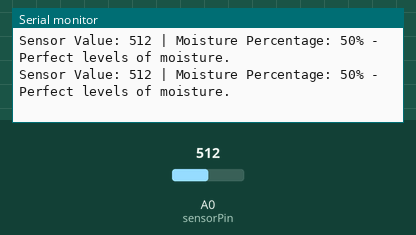
Recording of a sketch running on a simulated Arduino Uno, built with avr-gcc and run on an emulated ATmega328P. Parts: the last lines printed to the serial monitor. Inputs (shaded band) come from the test bench; at power-on: A0 (sensorPin) = 512.

Above: at 1.8 s.
1.9 s: A0 (sensorPin) set to 766
At 2.4 s:
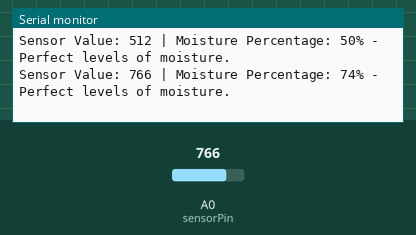
3.4 s: A0 (sensorPin) set to 789
At 4.8 s:
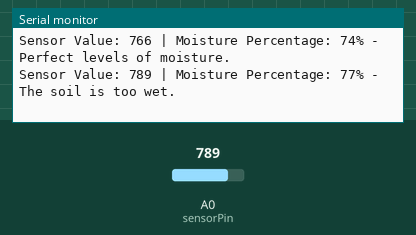

Measured:
- the behaviour switches between 777 and 778 on A0 (sensorPin) (found by bisection; images 1 and 2)
- after the input at 1.9 s, the serial monitor: prints a new line after 0.12 s (image 1)
- after the input at 3.4 s, the serial monitor: prints a new line after 0.65 s (image 2)

The sketch:

Moisture_sensor_percentages.ino
```cpp
// Define the analog pin
const int sensorPin = A0;

// Define the sensor reading limits
const int sensorMin = 0;    // Analog reading at dry soil
const int sensorMax = 1023; // Analog reading at wet soil

void setup() {
  // Initialize the serial communication
  Serial.begin(9600);
}

void loop() {
  // Read the analog value from the sensor
  int sensorValue = analogRead(sensorPin);

  // Map the sensor value to a percentage (0 to 100)
  int moisturePercentage = map(sensorValue, sensorMin, sensorMax, 0, 100);

  // Print the sensor value and the moisture percentage
  Serial.print("Sensor Value: ");
  Serial.print(sensorValue);
  Serial.print(" | Moisture Percentage: ");
  Serial.print(moisturePercentage);
  Serial.print("%");

  // Determine the moisture level message
  if (moisturePercentage <= 25) {
    Serial.println(" - The soil is dry.");
  } else if (moisturePercentage > 25 && moisturePercentage <= 75) {
    Serial.println(" - Perfect levels of moisture.");
  } else {
    Serial.println(" - The soil is too wet.");
  }

  // Wait for a second before taking another reading
  delay(1000);
}
```
